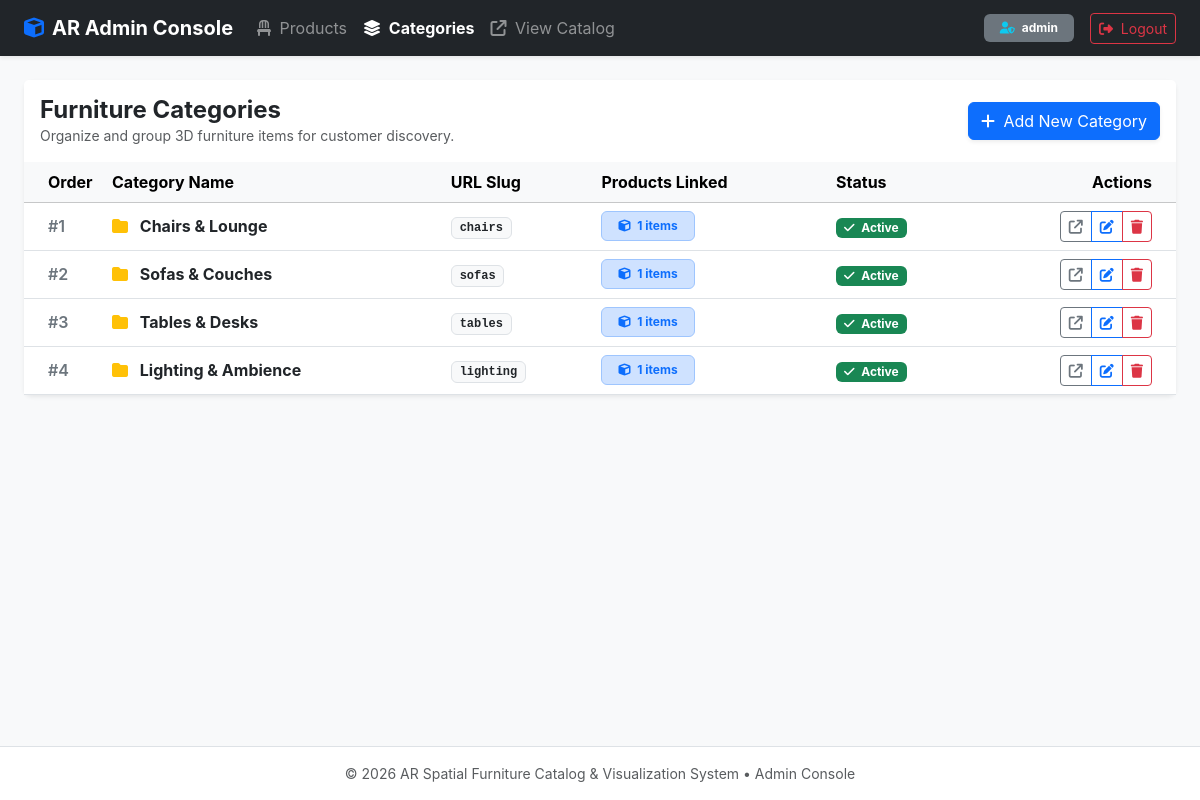
The app's page /admin/categories.php (signed in) with its own data.
### tables this page shows
CREATE TABLE `categories` (
  `id` INT UNSIGNED AUTO_INCREMENT PRIMARY KEY,
  `slug` VARCHAR(100) NOT NULL UNIQUE,
  `name` VARCHAR(100) NOT NULL,
  `sort_order` INT NOT NULL DEFAULT 0,
  `is_active` TINYINT(1) NOT NULL DEFAULT 1,
  `created_at` DATETIME DEFAULT CURRENT_TIMESTAMP
);

### config/config.php (called while the page is built, shortened)
<?php
function getBaseUrl(): string {
    $isHttps = (!empty($_SERVER['HTTPS']) && $_SERVER['HTTPS'] !== 'off') ||
               (!empty($_SERVER['SERVER_PORT']) && $_SERVER['SERVER_PORT'] == 443) ||
               (!empty($_SERVER['HTTP_X_FORWARDED_PROTO']) && $_SERVER['HTTP_X_FORWARDED_PROTO'] === 'https');
    $protocol = $isHttps ? "https://" : "http://";
    $host = $_SERVER['HTTP_HOST'] ?? 'localhost';
    $scriptName = str_replace('\\', '/', $_SERVER['SCRIPT_NAME'] ?? '/index.php');
    $dir = str_replace('\\', '/', dirname($scriptName));
    $dir = preg_replace('#/(admin|api|includes|config)$#i', '', $dir);
    $path = ($dir === '/' || $dir === '.') ? '' : $dir;
    return rtrim($protocol . $host . $path, '/') . '/';
}

### includes/categories.php (called while the page is built, shortened)
<?php
function getAllCategories(bool $activeOnly = false): array {
    $db = getDB();
    $sql = "SELECT c.*, COUNT(p.id) AS product_count
            FROM categories c
            LEFT JOIN products p ON c.id = p.category_id ";
    $sql .= " GROUP BY c.id ORDER BY c.sort_order ASC, c.name ASC";
    return $db->query($sql)->fetchAll();
}

### includes/auth.php (called while the page is built, shortened)
<?php
function generateCSRFToken(): string {
    return $_SESSION['csrf_token'];
}
function sanitize(?string $str): string {
    return htmlspecialchars(trim((string)$str), ENT_QUOTES, 'UTF-8');
}

### admin/categories.php (the view, shortened to what this page needs)
<?php
require_once __DIR__ . '/../config/config.php';
require_once __DIR__ . '/../includes/admin_layout.php';
require_once __DIR__ . '/../includes/categories.php';
$baseUrl = getBaseUrl();
$categories = getAllCategories(false);
?>
<div class="card border-0 shadow-sm rounded-3">
    <div class="card-header bg-white py-3 border-0 d-flex justify-content-between align-items-center">
        <div>
            <h4 class="fw-bold text-dark mb-0">Furniture Categories</h4>
            <p class="text-muted small mb-0">Organize and group 3D furniture items for customer discovery.</p>
        </div>
        <a href="<?= $baseUrl ?>admin/category_edit.php" class="btn btn-primary shadow-sm">
            <i class="fa-solid fa-plus me-1"></i> Add New Category
        </a>
    </div>
    <div class="card-body p-0">
        <div class="table-responsive">
            <table class="table table-hover align-middle mb-0">
                <thead class="table-light">
                    <tr>
                        <th class="ps-4" style="width: 80px;">Order</th>
                        <th>Category Name</th>
                        <th>URL Slug</th>
                        <th>Products Linked</th>
                        <th>Status</th>
                        <th class="text-end pe-4">Actions</th>
                    </tr>
                </thead>
                <tbody>
                    <?php if (empty($categories)): ?>
                        <tr>
                            <td colspan="6" class="text-center py-5 text-muted">
                                <i class="fa-solid fa-layer-group fa-3x mb-3 text-secondary opacity-50"></i>
                                <p class="mb-0">No categories found. Click "Add New Category" above to create one.</p>
                            </td>
                        </tr>
                    <?php else: ?>
                        <?php foreach ($categories as $cat): ?>
                            <tr>
                                <td class="ps-4 fw-semibold text-secondary">
                                    #<?= (int)$cat['sort_order'] ?>
                                </td>
                                <td class="fw-bold text-dark">
                                    <i class="fa-solid fa-folder text-warning me-2"></i>
                                    <?= sanitize($cat['name']) ?>
                                </td>
                                <td>
                                    <span class="badge bg-light text-dark font-monospace border">
                                        <?= sanitize($cat['slug']) ?>
                                    </span>
                                </td>
                                <td>
                                    <span class="badge bg-primary-subtle text-primary border border-primary-subtle px-3 py-2">
                                        <i class="fa-solid fa-cube me-1"></i> <?= (int)($cat['product_count'] ?? 0) ?> items
                                    </span>
                                </td>
                                <td>
                                    <?php if ($cat['is_active']): ?>
                                        <span class="badge bg-success"><i class="fa-solid fa-check me-1"></i> Active</span>
                                    <?php else: ?>
                                        <span class="badge bg-secondary"><i class="fa-solid fa-eye-slash me-1"></i> Hidden</span>
                                    <?php endif; ?>
                                </td>
                                <td class="text-end pe-4">
                                    <div class="btn-group btn-group-sm">
                                        <a href="<?= $baseUrl ?>?category=<?= urlencode($cat['slug']) ?>" target="_blank" class="btn btn-outline-secondary" title="View in Catalog">
                                            <i class="fa-solid fa-arrow-up-right-from-square"></i>
                                        </a>
                                        <a href="<?= $baseUrl ?>admin/category_edit.php?id=<?= (int)$cat['id'] ?>" class="btn btn-outline-primary" title="Edit Category">
                                            <i class="fa-solid fa-pen-to-square"></i>
                                        </a>
                                        <a href="<?= $baseUrl ?>admin/category_delete.php?id=<?= (int)$cat['id'] ?>&token=<?= generateCSRFToken() ?>"
                                           class="btn btn-outline-danger"
                                           title="Delete Category"
                                           onclick="return confirm('Deleting category \'<?= addslashes(sanitize($cat['name'])) ?>\' will also remove linked products. Continue?');">
                                            <i class="fa-solid fa-trash"></i>
                                        </a>
                                    </div>
                                </td>
                            </tr>
                        <?php endforeach; ?>
                    <?php endif; ?>
                </tbody>
            </table>
        </div>
    </div>
</div>

### css/style.css (style rules this page uses)
:root { --primary-color: #2563eb; --primary-hover: #1d4ed8; --primary-light: #eff6ff; --dark-bg: #0f172a; --light-bg: #f8fafc; --card-shadow: 0 4px 6px -1px rgba(0, 0, 0, 0.08), 0 2px 4px -2px rgba(0, 0, 0, 0.04); --hover-shadow: 0 20px 25px -5px rgba(0, 0, 0, 0.1), 0 8px 10px -6px rgba(0, 0, 0, 0.05); }
body { font-family: -apple-system, BlinkMacSystemFont, "Segoe UI", Roboto, "Helvetica Neue", Arial, sans-serif; color: #1e293b; background-color: var(--light-bg); }

### records on screen
categories: sort_order "1", name "Chairs & Lounge", slug "chairs", product_count "1", is_active 1 (drawn)
categories: sort_order "2", name "Sofas & Couches", slug "sofas", product_count "1", is_active 1 (drawn)
categories: sort_order "3", name "Tables & Desks", slug "tables", product_count "1", is_active 1 (drawn)
categories: sort_order "4", name "Lighting & Ambience", slug "lighting", product_count "1", is_active 1 (drawn)

### other values on screen
$adminUser "admin"
